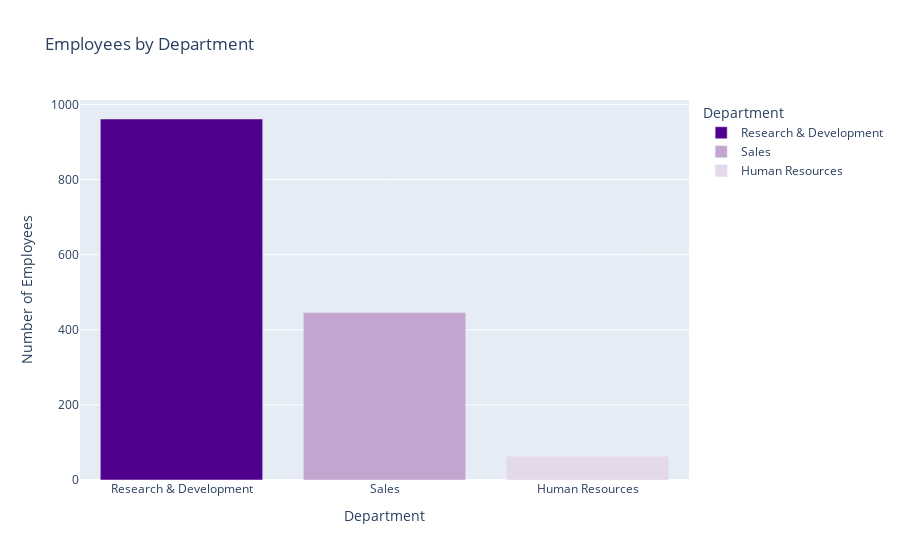

The notebook cell saved with this chart:
### Code cell
# What is the employee count for each department? 
Dept_Num = df.groupby('Department').size() #group by splits into smaller dfs, size counts rows
print (f"\n- Employees by Department:\n{Dept_Num}")

# Visualization (Employees per department)
Dept_Num = df['Department'].value_counts().reset_index() 
Dept_Num.columns = ['Department','Number of Employees'] #label of columns in the bar chart

Bar = px.bar( 
    Dept_Num,
    x = 'Department',
    y = 'Number of Employees',
    color='Department', #makes each bar diff color
    color_discrete_sequence= Brand_Colors,
    title = "Employees by Department"
) 
Bar.show() #to display the bar chart

### Figure 1 — Plotly figure (JSON) as saved in the notebook; plotly's stock layout.template omitted (floating-point values rounded to 4 significant figures)
{"data": [{"hovertemplate": "Department=%{x}<br>Number of Employees=%{y}<extra></extra>", "legendgroup": "Research & Development", "marker": {"color": "#4f008c", "pattern": {"shape": ""}}, "name": "Research & Development", "orientation": "v", "showlegend": true, "textposition": "auto", "type": "bar", "x": ["Research & Development"], "xaxis": "x", "y": [961], "yaxis": "y"}, {"hovertemplate": "Department=%{x}<br>Number of Employees=%{y}<extra></extra>", "legendgroup": "Sales", "marker": {"color": "#c2a6cf", "pattern": {"shape": ""}}, "name": "Sales", "orientation": "v", "showlegend": true, "textposition": "auto", "type": "bar", "x": ["Sales"], "xaxis": "x", "y": [446], "yaxis": "y"}, {"hovertemplate": "Department=%{x}<br>Number of Employees=%{y}<extra></extra>", "legendgroup": "Human Resources", "marker": {"color": "#e4d9eb", "pattern": {"shape": ""}}, "name": "Human Resources", "orientation": "v", "showlegend": true, "textposition": "auto", "type": "bar", "x": ["Human Resources"], "xaxis": "x", "y": [63], "yaxis": "y"}], "layout": {"barmode": "relative", "legend": {"title": {"text": "Department"}, "tracegroupgap": 0}, "title": {"text": "Employees by Department"}, "xaxis": {"anchor": "y", "categoryarray": ["Research & Development", "Sales", "Human Resources"], "categoryorder": "array", "domain": [0, 1], "title": {"text": "Department"}}, "yaxis": {"anchor": "x", "domain": [0, 1], "title": {"text": "Number of Employees"}}}}
